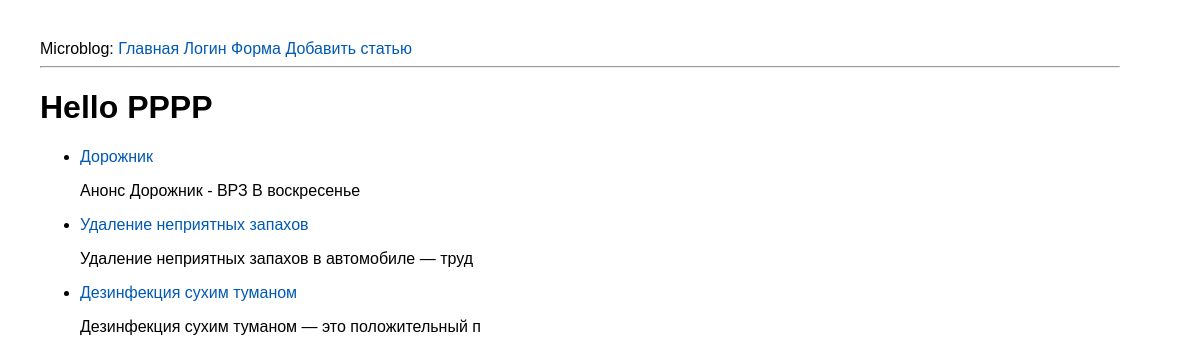
The page / on the database its author committed.
### tables this page shows
CREATE TABLE mainmenu(
id INTEGER PRIMARY KEY AUTOINCREMENT,
title text NOT NULL,
url text NOT NULL
);

CREATE TABLE posts(
id INTEGER PRIMARY KEY AUTOINCREMENT,
title text NOT NULL,
text text NOT NULL,
url text NOT NULL,
time integer NOT NULL
);

### app.py (the view)
@app.route('/')
def index():
	return render_template("index.html", menu=dbase().getMenu(), posts=dbase().getPostsAnons())

### FDataBase.py (called while the page is built)
	def getMenu(self):
		sql = '''SELECT * FROM mainmenu'''
		try:
			self.__cur.execute(sql)
			res = self.__cur.fetchall()
			if res:
				return res
		except:
			print('ОШибка')
		return []

	def getPostsAnons(self):
		try:
			self.__cur.execute(f"SELECT id, title, text, url FROM posts ORDER BY time DESC")
			res = self.__cur.fetchall()
			if res: return res
		except sqlite3.Error as e:
			print('ОШибка добавление статьи в БД'+str(e))
		return []

### app.py (called while the page is built)
def connect_db():
	conn=sqlite3.connect(app.config['DATABASE'])
	conn.row_factory = sqlite3.Row
	return conn

def get_db():
	if not hasattr(g, 'link_db'):
		g.link_db = connect_db()
	return g.link_db

@app.teardown_appcontext
def close(error):
		if hasattr(g, 'link_db'):
			g.link_db.close()

def dbase():
	db = get_db()
	dbase = FDataBase(db)
	return dbase

### templates/index.html
{% extends "base.html" %}
{% block content %}
<h1>Hello PPPP</h1>
{% for p in posts %}
    <ul>
    	<li><p><a href="{{url_for('showPost', alias = p.url)}}">{{p.title}}</a><br/></p>
    		<p>{{ p.text[:50]| striptags}}</p>
    	</li>
    </ul>
{% endfor %}
{% endblock %}

### templates/base.html (shortened to what this page needs)
<html>
  <head>
    <link type="text/css" rel="stylesheet" href="{{ url_for('static', filename='css/style.css') }}">
  </head>
  <body>
    <div>
    Microblog: {% for m in menu %}
    <a href="{{ m.url }}">{{ m.title }}</a>
    {% endfor %}
</div>
    <hr>
    {% block content %}{% endblock %}
  </body>
</html>

### static/css/style.css (style rules this page uses)
body { font-family: 'Arial'; margin: 20; padding: 20; height: 90%; width: 90%; }
a { color: #0059b2; text-decoration: none; }

### rows shown on the page
mainmenu: title "Главная"
mainmenu: title "Логин"
mainmenu: title "Форма"
mainmenu: title "Добавить статью"
posts: title "Дорожник", text "Анонс Дорожник - ВРЗ В воскресенье"
posts: title "Удаление неприятных запахов", text "Удаление неприятных запахов в автомобиле — труд"
posts: title "Дезинфекция сухим туманом", text "Дезинфекция сухим туманом — это положительный п"
